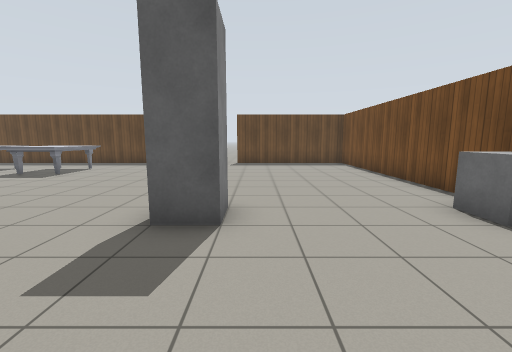
View 1 (above)

13 first-person views from a walk through a robot-simulator world made for Gazebo. The camera is 1.2 m above the floor, tilts 8° down and sees 90° across. The floor is counted in squares, 1 m on a side. Each view is taken from the middle of a square. On the plan, view 1 faces up. The plan holds only what a view shows up to about 12 squares ahead; the rest is blank. Gazebo's built-in surfaces are drawn with simple patterns.

View 2
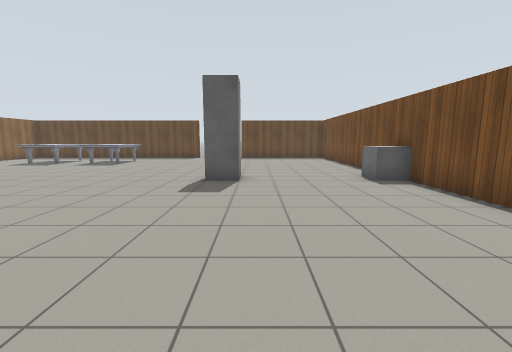

View 3
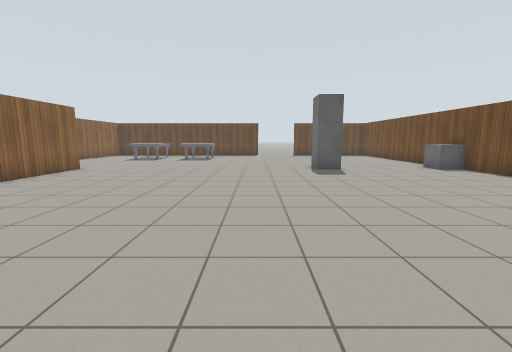

View 4
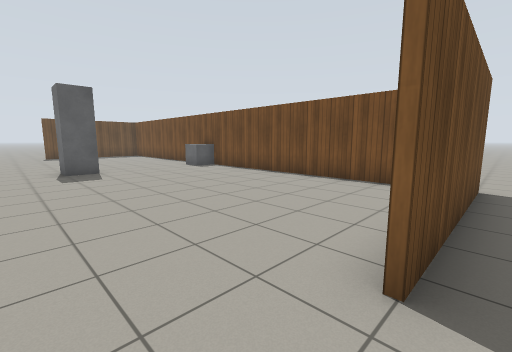

View 5
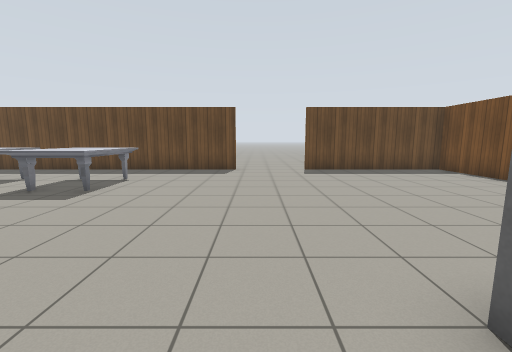

View 6
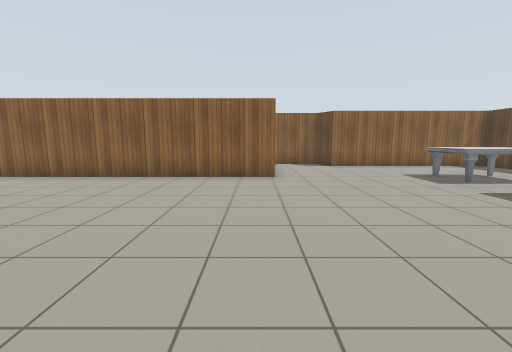

View 7
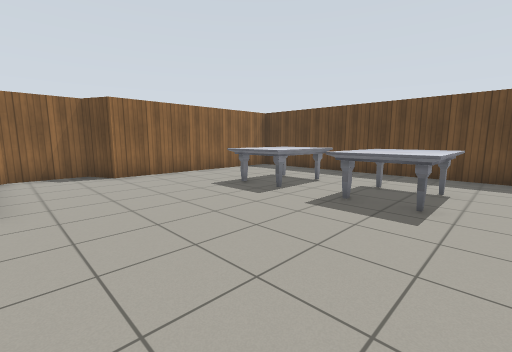

View 8
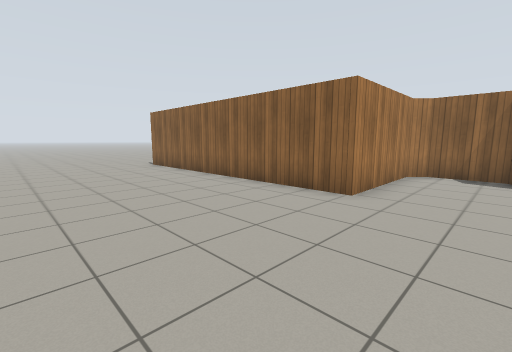

View 9
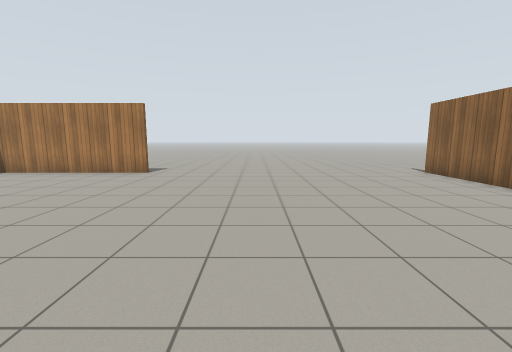

View 10
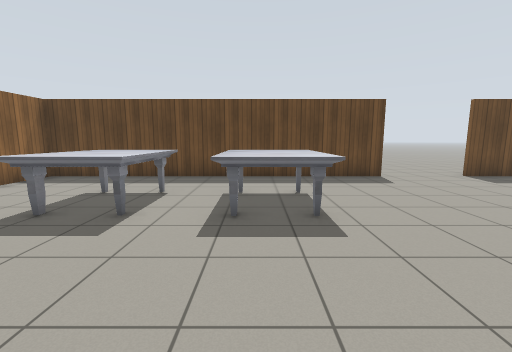

View 11
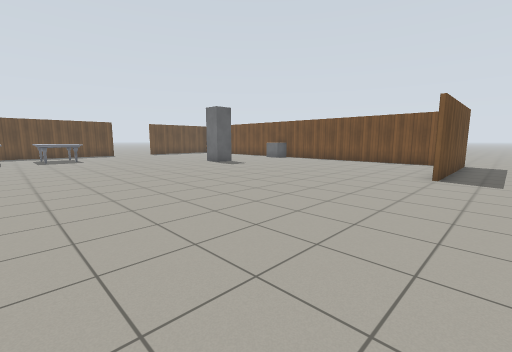

View 12
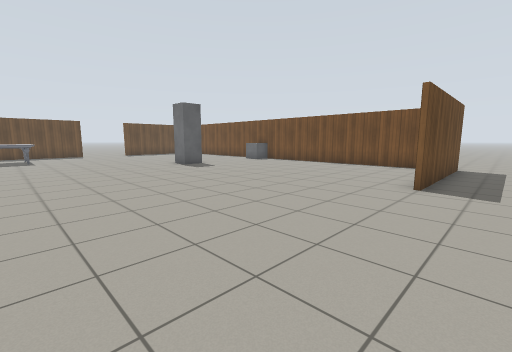

View 13
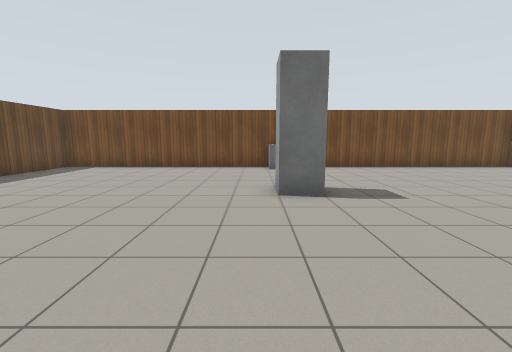

### Floor plan
Points are (right, up) in squares from view 1. A wall is a line through its corners. A room is listed if a view was taken in it or the views show most of it. See-through windows are left out.
Room 1 (views 1, 2, 3, 4, 5, 6, 7, 8, 9, 10, 11, 12, 13)
walls: (-1, -6.4) (4.5, -6.4) (4.5, 13.5) (-1, 13.5); (-3.7, 13.5) (-14.8, 13.5) (-14.8, 6.5) (-15.8, 6) (-15.8, 4.1) (-15.4, 3.6) (-11.3, 3.6) (-11.3, -6.6); (4.7, -6.5) (-1, -6.5)
ways out: opening at (-11, -7.5); opening at (-2.5, 13); opening at (4, -8)
objects: marble table (-12, 9) to (-10, 11); marble table (-8, 9) to (-7, 11); pillar (-1, 4); grey box (4, 3) to (4, 4)

Where each view was taken, in squares from view 1:
view 1: 0 up, 0 right, facing up
view 2: 4 down, 0 right, facing up
view 3: 7 down, 4 left, facing up
view 4: 7 down, 3 left, facing up-right
view 5: 3 up, 3 left, facing up
view 6: 3 up, 3 left, facing left
view 7: 4 up, 6 left, facing up-left
view 8: 6 up, 6 left, facing down-left
view 9: 3 up, 5 left, facing down
view 10: 5 up, 8 left, facing up
view 11: 8 down, 10 left, facing up-right
view 12: 8 down, 8 left, facing up-right
view 13: 5 up, 7 left, facing right
